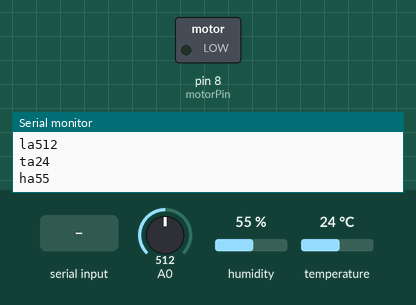
A sketch run on a simulated Arduino Uno, built with avr-gcc and run on an emulated ATmega328P. Parts: switched loads named in the sketch (green lamp = pin HIGH), the last lines printed to the serial monitor. The inputs (shaded band) are chosen by the test bench; at power-on: A0 = 512, humidity 55 %, temperature 24 °C.

Above: at 6.2 s.
6.3 s: "W" received over Serial
At 7.4 s:
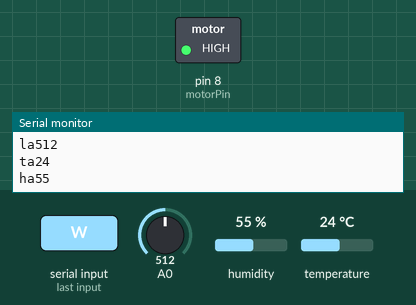
8.5 s: "S" received over Serial
At 9.8 s:
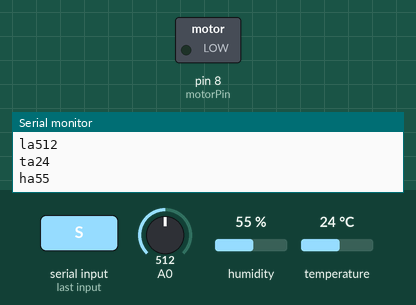
Timing chart, 0 to 11.5 s (numbered marks = the images above; inputs shaded):
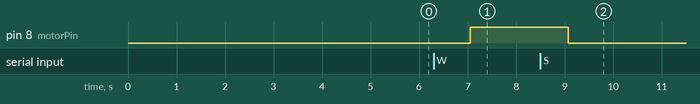

Measured:
- after the input at 6.3 s, pin 8 (motorPin): LOW → HIGH after 0.75 s
- after the input at 8.5 s, pin 8 (motorPin): HIGH → LOW after 0.57 s

The sketch:

arduino_no_seed.ino
```cpp
#include <SimpleDHT.h>
#define dht_apin A1

#include <Servo.h>
Servo myServo;
// variable to hold sensor value
int sensorValue;
// variable to calibrate low value
int sensorLow;
// variable to calibrate high value
int sensorHigh;
// LED pin
const int ledPin = 13;
SimpleDHT11 dht11;
int angle;
int moistureValue;
const int motorPin = 8;
const int drySoil = 100;
    byte temperature;
  byte humidity;

int incomingByte;
void setup() {
  // Make the LED pin an output and turn it on
  pinMode(motorPin, OUTPUT);
  //digitalWrite(motorPin, HIGH);
 // myServo.attach(8);

  // calibrate for the first five seconds after program runs
  while (millis() < 5000) {
    // record the maximum sensor value
    sensorValue = analogRead(A0);
    if (sensorValue > sensorHigh) {
      sensorHigh = sensorValue;
    }
    // record the minimum sensor value
    if (sensorValue < sensorLow) {
      sensorLow = sensorValue;
    }
  }
  // turn the LED off, signaling the end of the calibration period
  digitalWrite(ledPin, LOW);
  Serial.begin(9600);
}

void loop() {
  // First read the value from the grove sensor using Serial

  //moistureValue = Serial.read();
  //Then print it out (also sends it on the Serial for processing)
 // Serial.print("Moisture value is: ");
 // Serial.println(moistureValue);
  //read the input from the light sensor and store it in a variable
  sensorValue = analogRead(A0);
  // Then print it to the Serial console
  Serial.print("l");
  Serial.print("a");
  Serial.println(sensorValue);
  // If the soil isn't wet enough, turn the "Sprinkler" on

  // Declare the start values for the humidty sensor

  int err = SimpleDHTErrSuccess;
  //dht11.read is the function to read in the values, just printing at the moment
  if ((err = dht11.read(dht_apin, &temperature, &humidity, NULL)) != SimpleDHTErrSuccess) {
   // Serial.print("Read DHT11 failed, err="); Serial.println(err);delay(1000);
   // return;
  }

  // Print out the temperature and the humidity
  //Serial.print("Sample OK: "); // This can be deleted once we are reading into processing
    Serial.print("t");
  Serial.print("a");
  Serial.println((int)temperature);
  Serial.print("h");
  Serial.print("a");// Serial.print(" *C, ");
  Serial.println((int)humidity);// Serial.println(" H");

  if(Serial.available()>0)
  {
    incomingByte = Serial.read();
    if(incomingByte=='W')
    {
    digitalWrite(motorPin, HIGH);

    }
    else if(incomingByte=='S')
    {
    digitalWrite(motorPin, LOW);

    }
  }
  // has to be 2 seconds or the dht won't work properly
  delay(2000);
}
```
